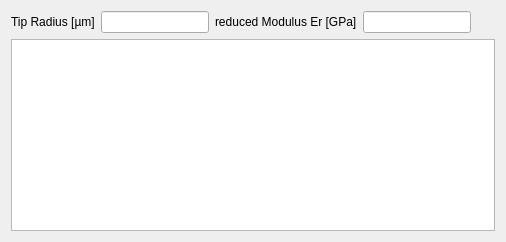
                <widget class="QWidget" name="tab_33">
                 <attribute name="title">
                  <string>Calculated Tip Radius</string>
                 </attribute>
                 <layout class="QGridLayout" name="gridLayout_66">
                  <item row="0" column="0">
                   <widget class="QLabel" name="label_80">
                    <property name="sizePolicy">
                     <sizepolicy hsizetype="Maximum" vsizetype="Maximum">
                      <horstretch>0</horstretch>
                      <verstretch>0</verstretch>
                     </sizepolicy>
                    </property>
                    <property name="text">
                     <string>Tip Radius [µm]</string>
                    </property>
                   </widget>
                  </item>
                  <item row="0" column="1">
                   <widget class="QLineEdit" name="lineEdit_TipRadius_tabTipRadius">
                    <property name="sizePolicy">
                     <sizepolicy hsizetype="Maximum" vsizetype="Fixed">
                      <horstretch>0</horstretch>
                      <verstretch>0</verstretch>
                     </sizepolicy>
                    </property>
                    <property name="readOnly">
                     <bool>true</bool>
                    </property>
                   </widget>
                  </item>
                  <item row="0" column="3">
                   <widget class="QLineEdit" name="lineEdit_reducedModulus_tabTipRadius">
                    <property name="sizePolicy">
                     <sizepolicy hsizetype="Maximum" vsizetype="Fixed">
                      <horstretch>0</horstretch>
                      <verstretch>0</verstretch>
                     </sizepolicy>
                    </property>
                    <property name="readOnly">
                     <bool>true</bool>
                    </property>
                   </widget>
                  </item>
                  <item row="1" column="0" rowspan="2" colspan="8">
                   <widget class="QGraphicsView" name="graphicsView_CalculatedTipRadius_tabTipRadius">
                    <property name="sizePolicy">
                     <sizepolicy hsizetype="Expanding" vsizetype="Expanding">
                      <horstretch>0</horstretch>
                      <verstretch>0</verstretch>
                     </sizepolicy>
                    </property>
                   </widget>
                  </item>
                  <item row="0" column="2">
                   <widget class="QLabel" name="label_81">
                    <property name="text">
                     <string>reduced Modulus Er [GPa]</string>
                    </property>
                   </widget>
                  </item>
                 </layout>
                </widget>
